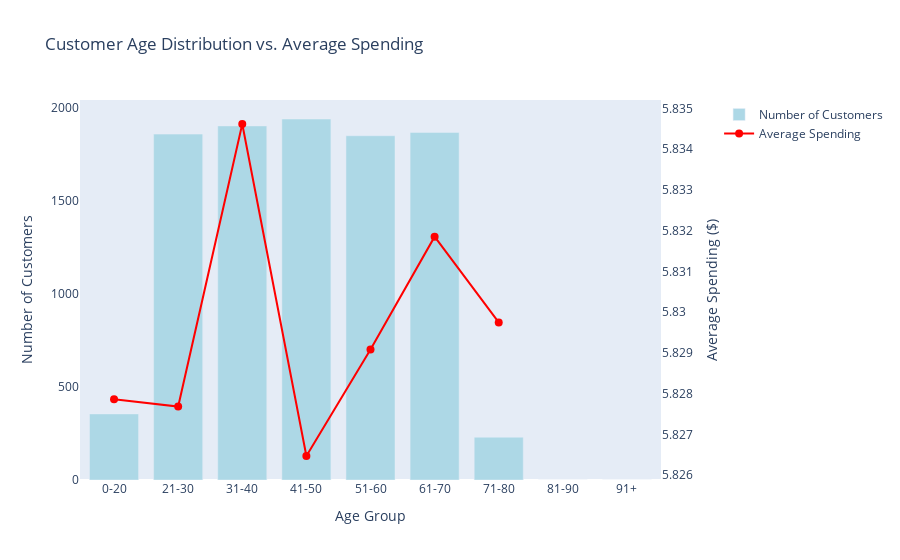

The notebook cell this image was saved under:
### Markdown cell above
# 10. Customer Age Distribution vs. Spending

### Code cell
# Create the plot
fig = go.Figure()

# Bar chart for customer count
fig.add_trace(go.Bar(
    x=age_group_stats['Age_Group'],
    y=age_group_stats['Customer_Count'],
    name='Number of Customers',
    yaxis='y',
    offsetgroup=1,
    marker_color='lightblue',
    hovertemplate='Age Group: %{x}<br>Number of Customers: %{y}<extra></extra>'
))

# Line chart for average spending
fig.add_trace(go.Scatter(
    x=age_group_stats['Age_Group'],
    y=age_group_stats['Avg_Spending'],
    name='Average Spending',
    yaxis='y2',
    mode='lines+markers',
    line=dict(color='red', width=2),
    marker=dict(size=8),
    hovertemplate='Age Group: %{x}<br>Average Spending: $%{y:.2f}<extra></extra>'
))

# Update layout
fig.update_layout(
    title='Customer Age Distribution vs. Average Spending',
    xaxis=dict(title='Age Group'),
    yaxis=dict(title='Number of Customers', side='left', showgrid=False),
    yaxis2=dict(title='Average Spending ($)', side='right', overlaying='y', showgrid=False),
    legend=dict(x=1.1, y=1, bgcolor='rgba(255, 255, 255, 0.5)'),
    barmode='group',
    bargap=0.15,
    bargroupgap=0.1
)

# Add hover for more details
fig.update_traces(
    hoverinfo="text",
    hoverlabel=dict(bgcolor="white", font_size=12),
    hovertemplate="Age Group: %{x}<br>" +
                  "Number of Customers: %{y}<br>" +
                  "Average Spending: $%{customdata[0]:.2f}<br>" +
                  "Median Spending: $%{customdata[1]:.2f}<br>" +
                  "Transaction Count: %{customdata[2]}<extra></extra>",
    customdata=age_group_stats[['Avg_Spending', 'Median_Spending', 'Transaction_Count']]
)

fig.show()

### Figure 1 — Plotly figure (JSON) as saved in the notebook; plotly's stock layout.template omitted (floating-point values rounded to 4 significant figures)
{"data": [{"customdata": [[5.828, 5.833, 355], [5.828, 5.824, 1858], [5.835, 5.828, 1902], [5.826, 5.823, 1939], [5.829, 5.829, 1849], [5.832, 5.825, 1867], [5.83, 5.833, 230], [null, null, 0], [null, null, 0]], "hoverinfo": "text", "hoverlabel": {"bgcolor": "white", "font": {"size": 12}}, "hovertemplate": "Age Group: %{x}<br>Number of Customers: %{y}<br>Average Spending: $%{customdata[0]:.2f}<br>Median Spending: $%{customdata[1]:.2f}<br>Transaction Count: %{customdata[2]}<extra></extra>", "marker": {"color": "lightblue"}, "name": "Number of Customers", "offsetgroup": "1", "type": "bar", "x": ["0-20", "21-30", "31-40", "41-50", "51-60", "61-70", "71-80", "81-90", "91+"], "y": [355, 1858, 1902, 1939, 1849, 1867, 230, 0, 0], "yaxis": "y"}, {"customdata": [[5.828, 5.833, 355], [5.828, 5.824, 1858], [5.835, 5.828, 1902], [5.826, 5.823, 1939], [5.829, 5.829, 1849], [5.832, 5.825, 1867], [5.83, 5.833, 230], [null, null, 0], [null, null, 0]], "hoverinfo": "text", "hoverlabel": {"bgcolor": "white", "font": {"size": 12}}, "hovertemplate": "Age Group: %{x}<br>Number of Customers: %{y}<br>Average Spending: $%{customdata[0]:.2f}<br>Median Spending: $%{customdata[1]:.2f}<br>Transaction Count: %{customdata[2]}<extra></extra>", "line": {"color": "red", "width": 2}, "marker": {"size": 8}, "mode": "lines+markers", "name": "Average Spending", "type": "scatter", "x": ["0-20", "21-30", "31-40", "41-50", "51-60", "61-70", "71-80", "81-90", "91+"], "y": [5.828, 5.828, 5.835, 5.826, 5.829, 5.832, 5.83, null, null], "yaxis": "y2"}], "layout": {"bargap": 0.15, "bargroupgap": 0.1, "barmode": "group", "legend": {"bgcolor": "rgba(255, 255, 255, 0.5)", "x": 1.1, "y": 1}, "title": {"text": "Customer Age Distribution vs. Average Spending"}, "xaxis": {"title": {"text": "Age Group"}}, "yaxis": {"showgrid": false, "side": "left", "title": {"text": "Number of Customers"}}, "yaxis2": {"overlaying": "y", "showgrid": false, "side": "right", "title": {"text": "Average Spending ($)"}}}}
